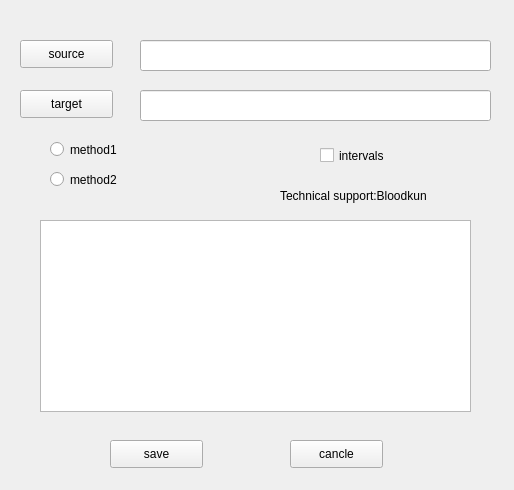
<?xml version="1.0" encoding="UTF-8"?>
<ui version="4.0">
 <class>UI</class>
 <widget class="QWidget" name="UI">
  <property name="geometry">
   <rect>
    <x>0</x>
    <y>0</y>
    <width>514</width>
    <height>490</height>
   </rect>
  </property>
  <property name="windowTitle">
   <string>Form</string>
  </property>
  <widget class="QLineEdit" name="source_le">
   <property name="geometry">
    <rect>
     <x>140</x>
     <y>40</y>
     <width>351</width>
     <height>31</height>
    </rect>
   </property>
  </widget>
  <widget class="QLineEdit" name="target_le">
   <property name="geometry">
    <rect>
     <x>140</x>
     <y>90</y>
     <width>351</width>
     <height>31</height>
    </rect>
   </property>
  </widget>
  <widget class="QPushButton" name="source_btn">
   <property name="geometry">
    <rect>
     <x>20</x>
     <y>40</y>
     <width>93</width>
     <height>28</height>
    </rect>
   </property>
   <property name="text">
    <string>source</string>
   </property>
  </widget>
  <widget class="QPushButton" name="target_bth">
   <property name="geometry">
    <rect>
     <x>20</x>
     <y>90</y>
     <width>93</width>
     <height>28</height>
    </rect>
   </property>
   <property name="text">
    <string>target</string>
   </property>
  </widget>
  <widget class="QCheckBox" name="intervals_btn">
   <property name="geometry">
    <rect>
     <x>320</x>
     <y>140</y>
     <width>111</width>
     <height>31</height>
    </rect>
   </property>
   <property name="text">
    <string>intervals</string>
   </property>
  </widget>
  <widget class="QRadioButton" name="Method1_btn">
   <property name="geometry">
    <rect>
     <x>50</x>
     <y>140</y>
     <width>115</width>
     <height>19</height>
    </rect>
   </property>
   <property name="text">
    <string>method1</string>
   </property>
  </widget>
  <widget class="QRadioButton" name="Method2_bth">
   <property name="geometry">
    <rect>
     <x>50</x>
     <y>170</y>
     <width>115</width>
     <height>19</height>
    </rect>
   </property>
   <property name="text">
    <string>method2</string>
   </property>
  </widget>
  <widget class="QTextBrowser" name="textBrowser">
   <property name="geometry">
    <rect>
     <x>40</x>
     <y>220</y>
     <width>431</width>
     <height>192</height>
    </rect>
   </property>
  </widget>
  <widget class="QLabel" name="result_le">
   <property name="geometry">
    <rect>
     <x>180</x>
     <y>150</y>
     <width>91</width>
     <height>41</height>
    </rect>
   </property>
   <property name="text">
    <string/>
   </property>
  </widget>
  <widget class="QPushButton" name="save_btn">
   <property name="geometry">
    <rect>
     <x>110</x>
     <y>440</y>
     <width>93</width>
     <height>28</height>
    </rect>
   </property>
   <property name="text">
    <string>save</string>
   </property>
  </widget>
  <widget class="QPushButton" name="cancle_btn">
   <property name="geometry">
    <rect>
     <x>290</x>
     <y>440</y>
     <width>93</width>
     <height>28</height>
    </rect>
   </property>
   <property name="text">
    <string>cancle</string>
   </property>
  </widget>
  <widget class="QLabel" name="sourceLabel">
   <property name="geometry">
    <rect>
     <x>280</x>
     <y>180</y>
     <width>211</width>
     <height>31</height>
    </rect>
   </property>
   <property name="text">
    <string>Technical support:Bloodkun</string>
   </property>
  </widget>
 </widget>
 <resources/>
 <connections/>
</ui>
